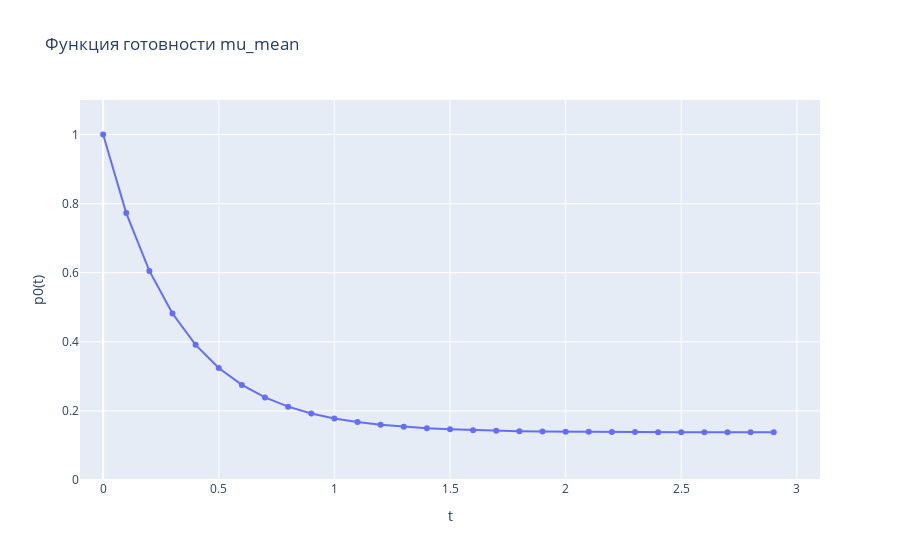

This figure's notebook cell:
### Code cell
readines_mu = readines_func(lambda_mean1, mu_mean1, 3)
px.line(x=readines_mu[1], y=readines_mu[0],
        title='Функция готовности mu_mean', markers=True,
        labels={"x": "t", "y": "p0(t)"}, range_y=[0,1.1], range_x=[-0.1,3.1])

### Figure 1 — Plotly figure (JSON) as saved in the notebook; plotly's stock layout.template omitted (floating-point values rounded to 4 significant figures)
{"data": [{"hovertemplate": "t=%{x}<br>p0(t)=%{y}<extra></extra>", "legendgroup": "", "line": {"color": "#636efa", "dash": "solid"}, "marker": {"symbol": "circle"}, "mode": "lines+markers", "name": "", "orientation": "v", "showlegend": false, "type": "scatter", "x": [0.0, 0.1, 0.2, 0.3, 0.4, 0.5, 0.6, 0.7, 0.8, 0.9, 1.0, 1.1, 1.2, 1.3, 1.4, 1.5, 1.6, 1.7, 1.8, 1.9, 2.0, 2.1, 2.2, 2.3, 2.4, 2.5, 2.6, 2.7, 2.8, 2.9], "xaxis": "x", "y": [1.0, 0.7726, 0.6052, 0.4819, 0.3912, 0.3244, 0.2752, 0.239, 0.2123, 0.1927, 0.1783, 0.1676, 0.1598, 0.154, 0.1498, 0.1467, 0.1444, 0.1427, 0.1414, 0.1405, 0.1398, 0.1393, 0.139, 0.1387, 0.1385, 0.1383, 0.1382, 0.1382, 0.1381, 0.1381], "yaxis": "y"}], "layout": {"legend": {"tracegroupgap": 0}, "title": {"text": "Функция готовности mu_mean"}, "xaxis": {"anchor": "y", "domain": [0, 1], "range": [-0.1, 3.1], "title": {"text": "t"}}, "yaxis": {"anchor": "x", "domain": [0, 1], "range": [0, 1.1], "title": {"text": "p0(t)"}}}}
